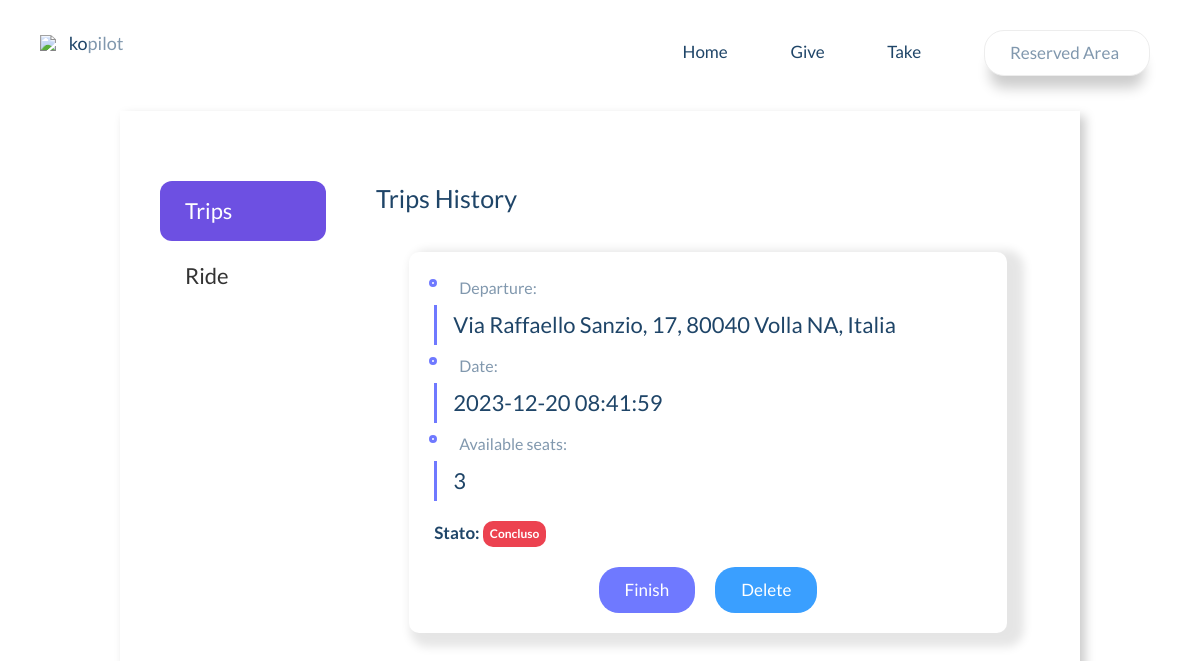
The page /history (signed in) on the database its author committed.
### tables this page shows
CREATE TABLE Viaggi (
    idViaggio INTEGER PRIMARY KEY AUTOINCREMENT,
    _idUtente INTEGER,
    indirizzoPartenza TEXT NOT NULL,
    lat_Partenza REAL NOT NULL,
    lon_Partenza REAL NOT NULL,
    time_stamp DATETIME NOT NULL,
    postiDisponibili INTEGER NOT NULL,
    Stato TEXT DEFAULT 'In Corso...', -- puÃ² essere Concluso
    
    FOREIGN KEY (_idUtente) REFERENCES Utenti(idUtente)
);

### app.py (the view)
@app.route("/history") # if this path is specified in the URL
def history():
    is_user_authenticated = request.cookies.get('auth') == 'true'
    if not is_user_authenticated:
        return redirect(url_for('index'))       # is redirected to the index
    _idUtente = request.cookies.get('idUtente') # the logged in user ID is retrieved
    user_trips = get_user_trips(_idUtente)      # call to get trips scheduled by the user
    user_rides = get_user_rides(_idUtente)      # call to get the steps requested by the user
    notificationsNumber = get_notifications_number()    # the number of notifications from the logged in user is retrieved
    return render_template("history.html", trips=user_trips, rides = user_rides, notificationsNumber = notificationsNumber)

### function.py (called while the page is built)
def connect(db):
    connetion = sqlite3.connect(db)         # creates a connection to the SQLITE database name passed as an argument
    connetion.row_factory = sqlite3.Row     # the row type is set as an object of type sqlite3.Row
    return connetion                        # the connection thus created is returned

def get_user_trips(user_id):
    connection = connect("database.db")     # a connection is established to the database called "database.db"
    cursor = connection.cursor()            # a cursor object is created to execute queries
    cursor.execute("SELECT * FROM Viaggi WHERE _idUtente = ? ORDER BY indirizzoPartenza", (user_id,))
    connection.commit()                     # the changes generated by the previous query are committed
    trips = cursor.fetchall()               # all trips made by the user are obtained
    connection.close()                      # the connection is closed
    return trips                            # the list of trips made by the user is returned

def get_user_rides(user_id):
    connection = connect("database.db")     # a connection is established to the database called "database.db"
    cursor = connection.cursor()            # a cursor object is created to execute queries
    query = """
                SELECT *
                FROM RichiestePassaggio
                JOIN Viaggi ON RichiestePassaggio._idViaggio = Viaggi.idViaggio
                WHERE RichiestePassaggio._idUtente = ?;
            """
    cursor.execute(query, (user_id,))   # the query is executed
    connection.commit()                 # the changes generated by the previous query are committed
    rides = cursor.fetchall()           # all ride requests by the user are obtained
    connection.close()                  # the connection is closed
    return rides                        # the list of rides requests by the user is returned

### templates/history.html (shortened to what this page needs)
<!DOCTYPE html>
<html lang="en" lang="en">
  <head>
    <link rel="stylesheet" href="https://cdnjs.cloudflare.com/ajax/libs/twitter-bootstrap/3.3.7/css/bootstrap.min.css">
    <link rel="stylesheet" href="static/css/style.css">
    <link rel="stylesheet" href="static/css/history.css">
    <link rel="stylesheet" href="static/css/tabs.css">
    <link rel="stylesheet" href="static/css/popup.css">
    <link href="https://cdn.jsdelivr.net/npm/remixicon@3.6.0/fonts/remixicon.css" rel="stylesheet">
    <link rel="stylesheet" href="https://cdnjs.cloudflare.com/ajax/libs/font-awesome/6.2.1/css/all.min.css">
  </head>
  <body>
    <header class="header">
        <div class="container header__container">
          <div class="header__logo"><img class="header__img" src="https://image.ibb.co/kcVou6/path3000.png">
            <h1 class="header__title">ko<span class="header__light">pilot</span></h1>
          </div>
          <div class="header__menu">
            <nav id="navbar" class="header__nav collapse">
              <ul class="header__elenco">
                <li class="header__el"><a href="/home" class="header__link">Home</a></li>
                <li class="header__el"><a href="/give" class="header__link">Give</a></li>
                <li class="header__el"><a href="/take" class="header__link">Take</a></li>
                <li class="header__el header__el--blue"><a class="btn btn--white" id="signin">Reserved Area<i class="ri-arrow-down-s-line" style="padding-left: 0.5rem;"></i></a>
                </li>
              </ul>
            </nav>
          </div>
        </div>
    </header>
    <section id="content">
        <div class="container-cards">
          <div class="option-container">
            <div class="content">
              <div class="list">
                <label for="trip" class="trip">
                  <span class="title"> Trips</span>
                </label>
                <label for="ride" class="ride" style="margin-right:-25px">
                  <span class="title"> Ride</span>
                </label>
                <div class="slider"></div>
              </div>
              <div class="text-content">
                <div class="trip text">
                  <div class="title">Trips History</div>
                  <div class="card-shower">
                    {% if trips %}
                      {% for trip in trips %}
                        <div class="response-card" id="viaggio_{{ trip.idViaggio }}">
                          <div class="timeline-content">
                            <ul>
                              <li>
                                <span> Departure:</span>
                                <h3>{{ trip.indirizzoPartenza }}</h3>
                              </li>
                              <li>
                                <span> Date:</span>
                                <h3>{{ trip.time_stamp }}</h3>
                              </li>
                              <li>
                                <span> Available seats:</span>
                                <h3>{{ trip.postiDisponibili }}</h3>
                              </li>
                            </ul>
                          </div>
                          <div class="left-places">
                            {% if trip.Stato == 'Finished' %}
                              <b>Stato:</b> <span class="badge text-bg-success">{{ trip.Stato }}</span>
                            {% elif trip.Stato == 'In progress...' %}
                              <b>Stato:</b> <span class="badge text-bg-warning">{{ trip.Stato }}</span>
                            {% else %}
                              <b>Stato:</b> <span class="badge text-bg-danger">{{ trip.Stato }}</span>
                            {% endif %}
                          </div>
                          <div class="card-btn">
                            <div class="btn-padd">
                              <a onclick="endTrip('{{ trip.idViaggio }}')" id="ending_{{ trip.idViaggio }}" class="btn btn-finish btn--width">Finish</a>
                            </div>
                            <div class="btn-padd">
                              <a onclick="deleteTrip('{{ trip.idViaggio }}')" class="btn btn-delete btn--width">Delete</a>
                            </div>
                          </div>
                        </div>
                      {% endfor %}
                    {% else %}
                      <div class="img-placeholder">
                        <img src="static/img/notrip.svg">
                        <p id="placeholder-p"> It looks like you haven't entered any trips yet, enter one <b><a href="/give">here</a></b> now!</p>
                      </div>
                    {% endif %}
                  </div>
                </div>
              </div>
            </div>
          </div>
        </div>
    </section>
  </body>
</html>

### static/css/style.css (style rules this page uses)
:root { --primary-color: #3A9FFF; --secondary-color: #6f79ff; --text-color: #8198AE; }
html, body { margin: 0; padding: 0; font-family: 'Lato', sans-serif; color: #1f4568; scroll-behavior: smooth; }
body { background-image: url("https://image.ibb.co/de6JzG/bitmap_1_1.png"); background-size:cover; background-repeat:no-repeat; background-position: center; }
.collapse { display: block; }
.btn { background-color:var(--primary-color); border-radius: 20px; font-size: 17px; padding: 10px 25px; color: #fff; box-shadow: 0px 18px 13px -6px rgba(0, 0, 0,0.2); transition: all 0.4s; -webkit-transition: all 0.4s; -moz-transition: all 0.4s; -ms-transition: all 0.4s; -o-transition: all 0.4s; }
.btn--white { background-color: #fff; border: 1px solid #ededed; color: var(--text-color); }
.header { padding: 30px 25px; }
.header__elenco { padding: 0; margin: 0; list-style: none; }
.header__menu { float: right; }
.header__el { padding: 0 30px; font-size: 10px; display: inline-block; }
.header__img { display: inline-block; vertical-align: middle; }
.header__logo, .header__menu { display: inline-block; vertical-align: middle; }
.header__title { font-size: 18px; margin: 0; margin-left: 10px; display: inline-block; line-height: 18px; vertical-align: middle; }
.header__light { color: var(--text-color); }
.header__link { color: #1f4568; font-size: 17px; }
.header__el--blue { position: relative; }
#signin { margin-bottom: 5px; }

### static/css/history.css (style rules this page uses)
#content { width: 100%; height: 80vh; display: flex; justify-content: center; align-items: center; }
.container-cards { width: 80%; height: 80vh; box-shadow: 5px 5px 10px rgba(0, 0, 0, .212); padding-top: 30px; }
.response-card { background: #fff; border-radius: 10px; width: 90%; margin-bottom: 30px; padding-bottom: 20px; box-shadow: 9px 6px 10px 8px rgba(0, 0, 0, 0.1); }
.timeline-content { padding: 25px 20px 10px 20px; }
.timeline-content ul { list-style: none; padding: 0; margin: 0; }
.timeline-content ul li span { font-size: 16px; color: var(--text-color); display: block; margin-bottom: -15px; padding: 0px 0px 0px 30px; position: relative; }
.timeline-content ul li span::before { content: ""; position: absolute; width: 8px; height: 8px; border: 3px solid var(--secondary-color); top: 2px; left: 0; border-radius: 50px; }
.timeline-content ul li h3 { font-size: 22px; line-height: 30px; border: 3px solid var(--secondary-color); border-width: 0 0 0 3px; padding: 5px 0 5px 16px; margin-left: 5px; }
.btn-delete { box-shadow: 0 0 0 0; color: white; background-color: var(--primary-color); }
.btn-finish { box-shadow: 0 0 0 0; color: white; background-color: var(--secondary-color); }
.left-places { font-size: 17px; padding: 0 0 20px 25px; }
.card-btn { display: flex; flex-direction: row; flex-wrap: nowrap; justify-content: center; }
.btn-padd { padding: 0px 10px 0px 10px; }

### static/css/tabs.css (style rules this page uses)
.option-container { padding: 40px; min-height: 100%; }
.content { display: flex; height: 100%; justify-content: space-between; }
.content .list { display: flex; flex-direction: column; width: 20%; margin-right: 50px; position: relative; }
.content .list label { height: 60px; font-size: 22px; font-weight: 500; line-height: 60px; cursor: pointer; padding-left: 25px; transition: all 0.5s ease; color: #333; z-index: 3; }
#trip:checked ~ .list label.trip, #ride:checked ~ .list label.ride { color: #fff; }
.content .slider { position: absolute; left: 0; top: 0; height: 60px; width: 100%; border-radius: 12px; background: #6d50e2; transition: all 0.4s ease; }
#trip:checked ~ .list .slider { top: 0; }
.content .text-content { width: 80%; height: 100%; }
.content .text { display: none; }
.content .text .title { font-size: 25px; margin-bottom: 25px; font-weight: 500; }
.content .text-content .trip { display: block; }
#trip:checked ~ .text-content .trip, #ride:checked ~ .text-content .ride { display: block; }
.card-shower { width: 100%; max-height: 60vh; display: flex; flex-direction: column; align-items: center; overflow-y: auto; padding-top: 10px; }
.text-bg-danger { padding: 7px; border-radius: 10px; background: #EC4250; font-weight: bold; }

### static/css/popup.css (style rules this page uses)
:root { --dark: #34495E; --light: #ffffff; --success: #0ABF30; --error: #E24D4C; --warning: #E9BD0C; --info: #3498DB; }

### rows shown on the page
Viaggi: indirizzoPartenza "Via Raffaello Sanzio, 17, 80040 Volla NA, Italia", time_stamp "2023-12-20 08:41:59", postiDisponibili "3", Stato "Concluso"
